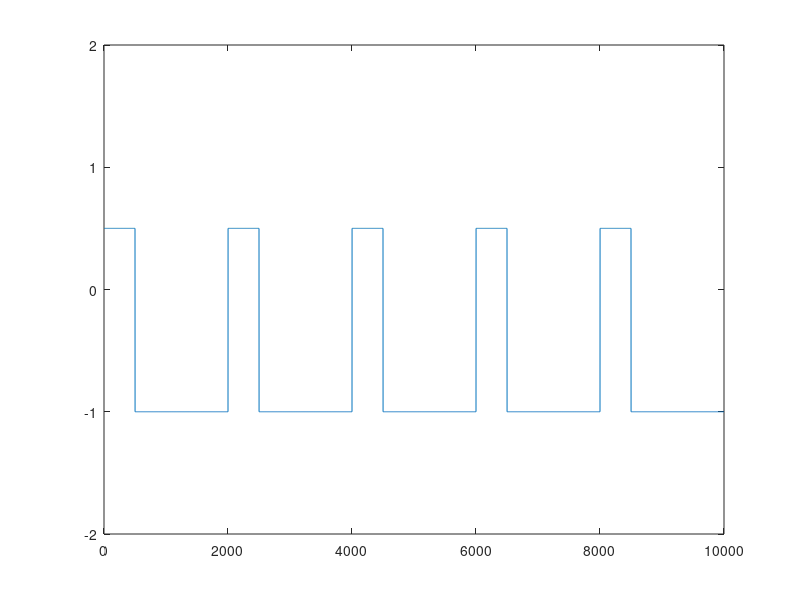

The MATLAB script that drew this image:
close all
clear all
clc
v1 = 0.5*ones(1, 500);
v2 = (-1)*ones(1, 1500);
v = [v1,v2];
v3 = [v, v, v, v, v];
figure
plot(v3);
axis([0 10000 -2 2]) % 0 10000ms -> 10s